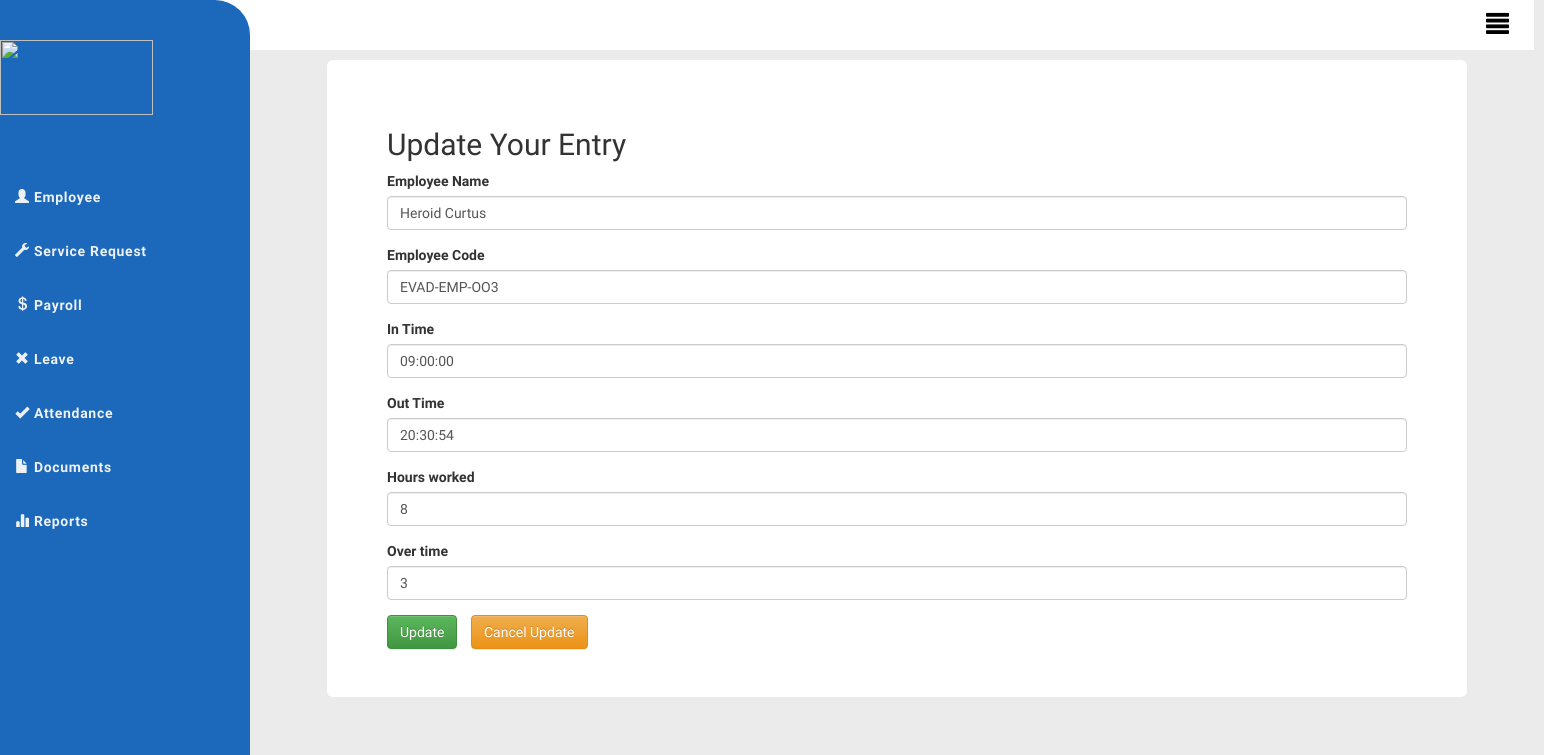
/Edit-Entry/6/, run on the app's committed database.
### att_manager/models.py (models this page shows, shortened)
class Attendance(models.Model):
    employee_name = models.CharField(max_length=20)
    employee_code = models.CharField(max_length=30)
    in_time = models.TimeField()
    out_time = models.TimeField()
    hours_worked = models.IntegerField()
    over_time = models.IntegerField()

### att_manager/views.py (the view)
class AttendanceEditView(UpdateView):
    model = Attendance
    form_class = AttendanceForm
    template_name = 'att_manager/att_update.html'
    context_object_name = 'user'

### att_manager/forms.py
class AttendanceForm(forms.ModelForm):
    employee_name = forms.CharField(label='Employee Name')
    employee_code = forms.CharField(label='Employee Code')
    in_time = forms.TimeField(label='In Time')
    out_time = forms.TimeField(label='Out Time')
    class Meta():
        model = Attendance
        fields = '__all__'

### templates/att_manager/att_update.html (shortened to what this page needs)
<!DOCTYPE html>
{% extends 'att_manager/base.html' %}
{% load bootstrap4 %}
{% load static %}
{% block content %}
<html>
<body style="background-color : #ebebeb" >
<div class="container">
    <div style="background-color : white" class="jumbotron">
    <h2>Update Your Entry</h2>
<form method="POST">
    {% bootstrap_form form %}
    <input type="submit" value="Update" class="btn btn-success">
    <a style="margin-left : 10px" class="btn btn-warning" href="{% url 'attendance_list' %}">Cancel Update</a>
</form>
    </div>
</div>
</body>
</html>
{% endblock %}

### templates/att_manager/base.html (style rules this page uses)
* { box-sizing : border-box; font-family: 'Varela Round', sans-serif; }
a { text-decoration : none ; }
body { margin : 0; }

### data on the page
Attendance: employee_name "Heroid Curtus", employee_code "EVAD-EMP-OO3", in_time "09:00:00", out_time "20:30:54", hours_worked "8", over_time "3"
